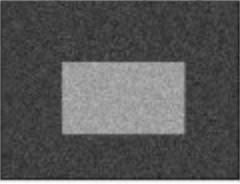
#> input picture Tutorial Code and Resources/noisy2.png, 240 x 184 px
$ python otsuBiniarization.py
#> lines starting #> are read from the running program, lines starting #| are printed output that depends on the picture; after the words box and inside, x2 and y2 are one past the last pixel; in counts of white or black regions, pixels touching at a corner belong together
import cv2 as cv
import numpy as np
from matplotlib import pyplot as plt
img = cv.imread('noisy2.png', cv.IMREAD_GRAYSCALE)
#> img: shape (184, 240); min 28, max 255, mean 86.7
assert img is not None, "file could not be read, check with os.path.exists()"
blur = cv.GaussianBlur(img,(5,5),0)
# find normalized_histogram, and its cumulative distribution function
hist = cv.calcHist([blur],[0],None,[256],[0,256])
#> hist = 256 values, max 3086 at index 64, min 0 at index 0, mean 172.5
hist_norm = hist.ravel()/hist.sum()
#> hist_norm = 256 values, max 0.0699 at index 64, min 0 at index 0, mean 0.00391
Q = hist_norm.cumsum()
#> Q = 256 values from 0 to 1
bins = np.arange(256)
fn_min = np.inf
thresh = -1
for i in range(1,256):
    p1,p2 = np.hsplit(hist_norm,[i]) # probabilities
    q1,q2 = Q[i],Q[255]-Q[i] # cum sum of classes
    if q1 < 1.e-6 or q2 < 1.e-6:
        continue
    b1,b2 = np.hsplit(bins,[i]) # weights
    # finding means and variances
    m1,m2 = np.sum(p1*b1)/q1, np.sum(p2*b2)/q2
    v1,v2 = np.sum(((b1-m1)**2)*p1)/q1,np.sum(((b2-m2)**2)*p2)/q2
    # calculates the minimization function
    fn = v1*q1 + v2*q2
    if fn < fn_min:
        fn_min = fn
        thresh = i
#> this loop made 255 passes
#> (q1, q2, m1, m2, v1, v2, fn, fn_min) on passes 41, 42, 43, 44, 45, 47, 48, 49, 50, 51, 52: (2.26e-05, 1, 0, 86.54, 0, 1806.4, 1806.3, 1806.3), (4.53e-05, 1, 20.5, 86.54, 210.1, 1806.4, 1806.3, 1806.3), (6.79e-05, 1, 27.67, 86.54, 127.7, 1806.4, 1806.3, 1806.3), (0.000113, 1, 25.2, 86.55, 169.7, 1806.4, 1806.2, 1806.2), (0.000136, 1, 35.67, 86.55, 43.54, 1806.4, 1806.1, 1806.1), (0.000793, 0.999, 17.91, 86.59, 289.9, 1807.2, 1806, 1806), (0.0012, 0.999, 30.45, 86.61, 163.5, 1807.2, 1805.2, 1805.2), (0.0019, 0.998, 29.5, 86.65, 189.3, 1807.9, 1804.8, 1804.8), (0.00301, 0.997, 30.05, 86.71, 195.8, 1808.9, 1804, 1804), (0.00448, 0.996, 32.56, 86.78, 172.1, 1810.1, 1802.7, 1802.7), (0.00731, 0.993, 30.22, 86.95, 225.3, 1813.4, 1801.8, 1801.8)
#> (q1, q2) on passes 17 to 22: (0, 1), (0, 1), (0, 1), (0, 1), (0, 1), (0, 1)
#> after the loop, fn_min = 143.9; thresh = 114
# find otsu's threshold value with OpenCV function
ret, otsu = cv.threshold(blur,0,255,cv.THRESH_BINARY+cv.THRESH_OTSU)
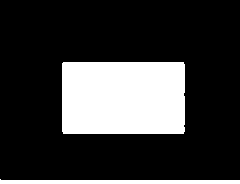
#> otsu: shape (184, 240); 22.2% white; 2 white regions, box (x1, y1, x2, y2) and area: (62, 62, 185, 134) 8844, (0, 179, 240, 184) 961
#> ret = 113
print( "{} {}".format(thresh,ret) )
#| 114 113.0

$ run again, with Tutorial Code and Resources/sudoku.png copied over Tutorial Code and Resources/noisy2.png
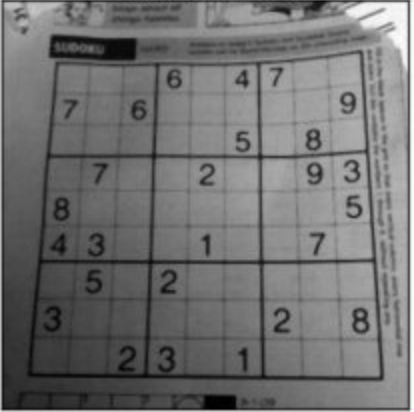
#> input picture Tutorial Code and Resources/sudoku.png, 414 x 412 px
#> img is the input picture: shape (412, 414); min 0, max 255, mean 112.8
#> hist = 256 values, max 1788 at index 112, min 0 at index 252, mean 666.3
#> hist_norm = 256 values, max 0.0105 at index 112, min 0 at index 252, mean 0.00391
#> Q = 256 values from 2.35e-05 to 1
#> the loop `for i in range(1,256):` made 255 passes
#> (p1, q1, q2, m1, m2, v1, v2, fn) on passes 1 to 3: ([2.35e-05], 0.000528, 0.999, 0, 112.8, 0, 1531.7, 1530.9), ([2.35e-05, 0.000504], 0.00107, 0.999, 0.47, 112.8, 0.137, 1526.2, 1524.6), ([2.35e-05, 0.000504, 0.000545], 0.00128, 0.999, 1.25, 112.9, 0.294, 1519.8, 1517.9)
#> `ret, otsu = cv.threshold(blur,0,255,cv.THRESH_BINARY+cv.THRESH_OTSU)`:
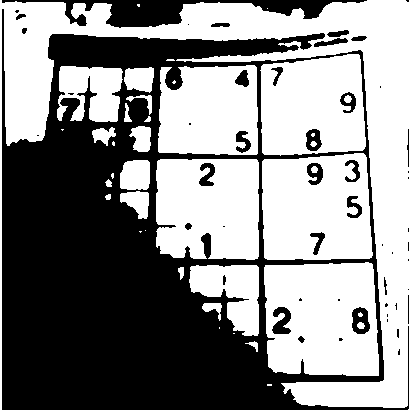
#> otsu: shape (412, 414); 54.9% white; 51 black regions (25 under 20 px), largest, box (x1, y1, x2, y2) and area: (2, 9, 409, 410) 70135, (2, 0, 367, 28) 3623, (272, 307, 291, 334) 337
#| 110 109.0
